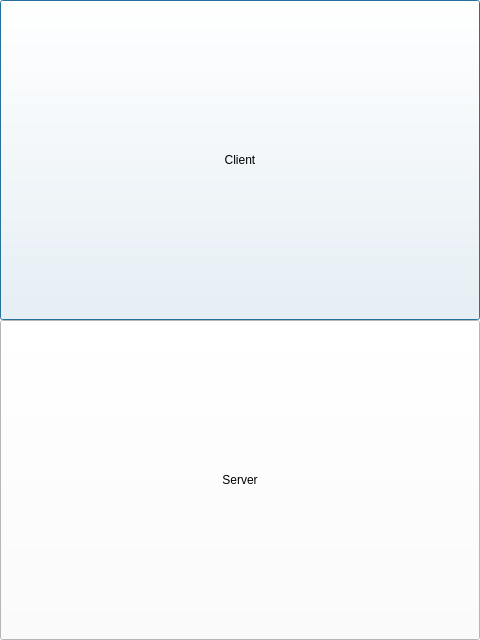
<?xml version="1.0" encoding="UTF-8"?>
<ui version="4.0">
 <class>Dialog</class>
 <widget class="QDialog" name="Dialog">
  <property name="geometry">
   <rect>
    <x>0</x>
    <y>0</y>
    <width>480</width>
    <height>640</height>
   </rect>
  </property>
  <property name="windowTitle">
   <string>gRPC app</string>
  </property>
  <property name="styleSheet">
   <string notr="true">background-color: rgb(255, 255, 255);</string>
  </property>
  <widget class="QPushButton" name="ClientButton">
   <property name="geometry">
    <rect>
     <x>0</x>
     <y>0</y>
     <width>480</width>
     <height>320</height>
    </rect>
   </property>
   <property name="styleSheet">
    <string notr="true"/>
   </property>
   <property name="text">
    <string>Client</string>
   </property>
  </widget>
  <widget class="QPushButton" name="ServerButton">
   <property name="geometry">
    <rect>
     <x>0</x>
     <y>320</y>
     <width>480</width>
     <height>320</height>
    </rect>
   </property>
   <property name="text">
    <string>Server</string>
   </property>
  </widget>
 </widget>
 <resources/>
 <connections/>
</ui>
